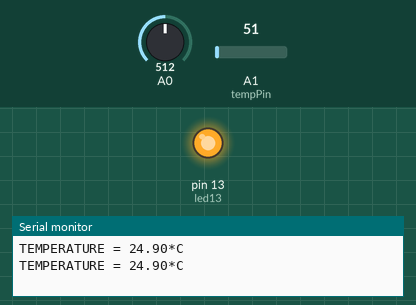
Bench run of a sketch on a simulated Arduino Uno, built with avr-gcc and run on an emulated ATmega328P. Parts: output pins drawn as LEDs (lit = HIGH), the last lines printed to the serial monitor. The test bench sets the inputs (shaded band); at power-on: A1 (tempPin) = 51, A0 = 512.

Above: at 1.8 s.
1.9 s: A1 (tempPin) set to 44
3.4 s: A1 (tempPin) set to 38
At 4.4 s:
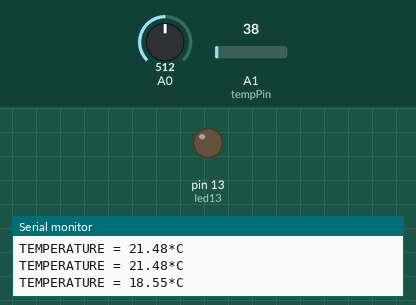
5.5 s: A1 (tempPin) set to 61
At 7.2 s:
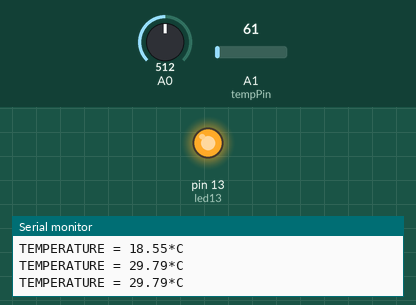
7.5 s: A1 (tempPin) set to 30
At 8.7 s:
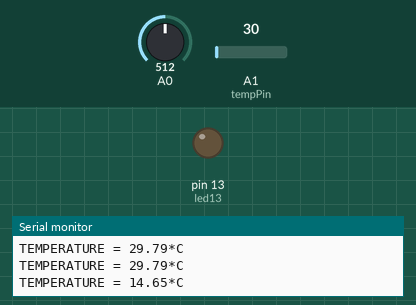
Timing chart, 0 to 10.5 s (numbered marks = the images above; inputs shaded):
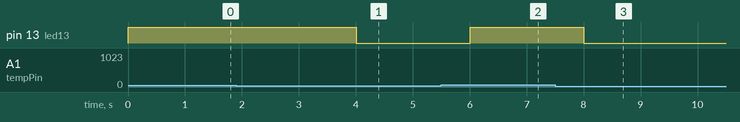

The sketch:

Temperatura-Crepuscolare.ino
```cpp
int led13 = 13;
int LightValue = 60;
float temp;
int tempPin = 1;

void setup() {
  pinMode(led13, OUTPUT);
  Serial.begin(9600);
}

void loop() {
  int LightSense = analogRead(A0);
  if (LightSense < LightValue) {
    digitalWrite(led13, HIGH);
  }
  else {
    digitalWrite(led13,LOW);
  }
  temp = analogRead(tempPin);
  temp = temp * 0.48828125;
  Serial.print("TEMPERATURE = ");
  Serial.print(temp);
  Serial.print("*C");
  Serial.println();
  if (temp<20) {
    digitalWrite(led13, LOW);
  }
  else {
    digitalWrite(led13, HIGH);
  }
  delay(1000);
}
```

Measured:
- the behaviour switches between 41 and 40 on A1 (tempPin) (found by bisection; images 0 and 1)
- after the input at 3.4 s, pin 13 (led13): HIGH → LOW after 0.60 s
- after the input at 5.5 s, pin 13 (led13): LOW → HIGH after 0.51 s
- after the input at 7.5 s, pin 13 (led13): HIGH → LOW after 0.51 s
